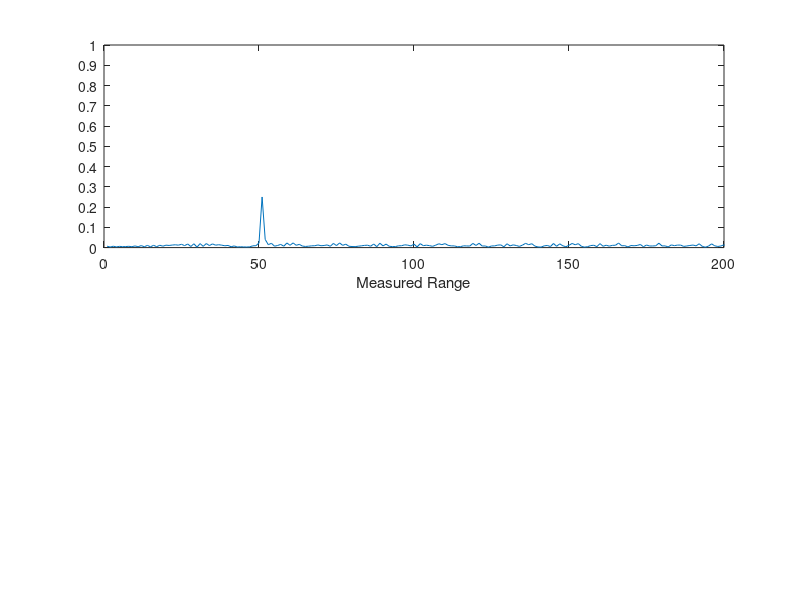
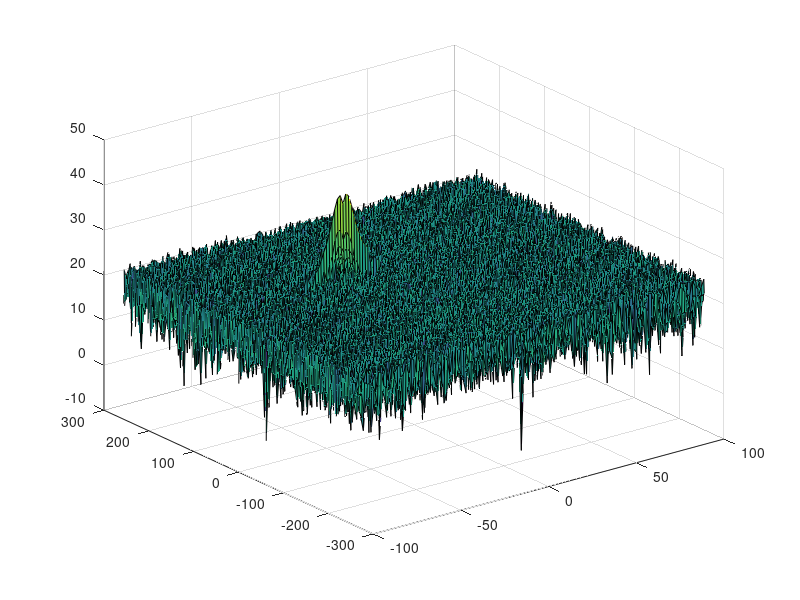
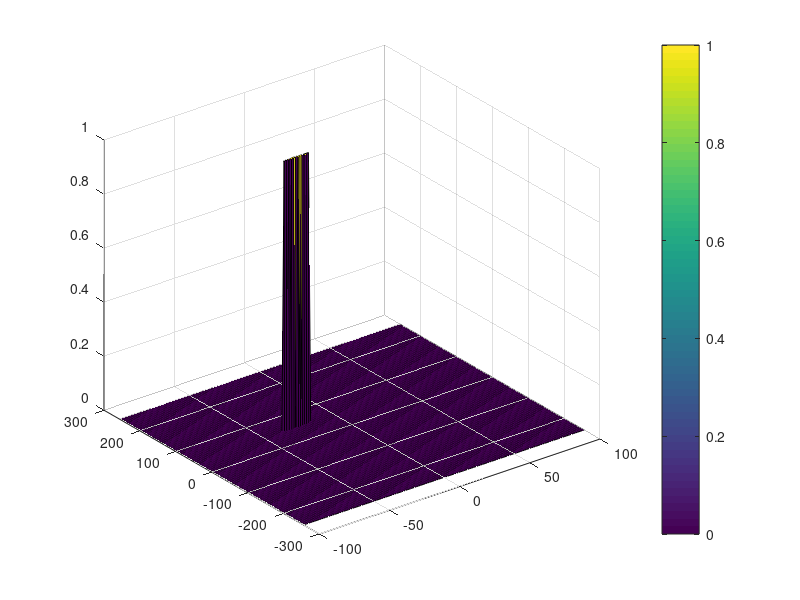

These figures' MATLAB source, in order:
clear all
clc;

%% Radar Specifications 
%%%%%%%%%%%%%%%%%%%%%%%%%%%
% Frequency of operation = 77GHz
% Max Range = 200m
% Range Resolution = 1 m
% Max Velocity = 70 m/s
%%%%%%%%%%%%%%%%%%%%%%%%%%%

%speed of light = 3e8
v_light = 3e8;
% range resolution
r_res = 1;
% max range
r_max = 200;

%% User Defined Range and Velocity of target
% *%TODO* :
% define the target's initial position and velocity. Note : Velocity
% remains contant
 p0 = 50;
 v0 = -30;


%% FMCW Waveform Generation

% *%TODO* :
%Design the FMCW waveform by giving the specs of each of its parameters.
% Calculate the Bandwidth (B), Chirp Time (Tchirp) and Slope (slope) of the FMCW
% chirp using the requirements above.
B = (v_light) / (2*r_res);
Tchirp = (5.5*2*r_max) / (v_light);
slope = B / Tchirp;
disp(slope);

%Operating carrier frequency of Radar 
fc= 77e9;             %carrier freq

                                                          
%The number of chirps in one sequence. Its ideal to have 2^ value for the ease of running the FFT
%for Doppler Estimation. 
Nd=128;                   % #of doppler cells OR #of sent periods % number of chirps

%The number of samples on each chirp. 
Nr=1024;                  %for length of time OR # of range cells

% Timestamp for running the displacement scenario for every sample on each
% chirp
t=linspace(0,Nd*Tchirp,Nr*Nd); %total time for samples


%Creating the vectors for Tx, Rx and Mix based on the total samples input.
Tx=zeros(1,length(t)); %transmitted signal
Rx=zeros(1,length(t)); %received signal
Mix = zeros(1,length(t)); %beat signal

%Similar vectors for range_covered and time delay.
r_t=zeros(1,length(t));
td=zeros(1,length(t));


%% Signal generation and Moving Target simulation
% Running the radar scenario over the time. 

for i=1:length(t)         
    
    % *%TODO* :
    %For each time stamp update the Range of the Target for constant velocity. 
    r_t(i) = p0 + v0*t(i);
    td(i) = (2*r_t(i))/ (v_light);
    
    % *%TODO* :
    %For each time sample we need update the transmitted and
    %received signal. 
    Tx(i) = cos(2*pi*(fc*t(i)+slope*t(i)^2/2));
    Rx(i) = cos(2*pi*(fc*(t(i)-td(i))+slope*((t(i)-td(i))^2)/2));
    
    % *%TODO* :
    %Now by mixing the Transmit and Receive generate the beat signal
    %This is done by element wise matrix multiplication of Transmit and
    %Receiver Signal
    Mix(i) = Tx(i)*Rx(i);
    
end

%% RANGE MEASUREMENT


 % *%TODO* :
%reshape the vector into Nr*Nd array. Nr and Nd here would also define the size of
%Range and Doppler FFT respectively.
Mix = reshape(Mix,[Nr, Nd])

 % *%TODO* :
%run the FFT on the beat signal along the range bins dimension (Nr) and
%normalize.
sig_fft = fft(Mix,Nr)./Nr;

 % *%TODO* :
% Take the absolute value of FFT output
sig_fft = abs(sig_fft);

 % *%TODO* :
% Output of FFT is double sided signal, but we are interested in only one side of the spectrum.
% Hence we throw out half of the samples.
sig_fft = sig_fft(1:(Nr/2));


%plotting the range
figure ('Name','Range from First FFT')
subplot(2,1,1)

 % *%TODO* :
 % plot FFT output 
plot(sig_fft); %grid minor 
 
axis ([0 200 0 1]);
yticks(0:0.1:1);
xlabel('Measured Range');


%% RANGE DOPPLER RESPONSE
% The 2D FFT implementation is already provided here. This will run a 2DFFT
% on the mixed signal (beat signal) output and generate a range doppler
% map.You will implement CFAR on the generated RDM


% Range Doppler Map Generation.

% The output of the 2D FFT is an image that has reponse in the range and
% doppler FFT bins. So, it is important to convert the axis from bin sizes
% to range and doppler based on their Max values.

Mix=reshape(Mix,[Nr,Nd]);

% 2D FFT using the FFT size for both dimensions.
sig_fft2 = fft2(Mix,Nr,Nd);

% Taking just one side of signal from Range dimension.
sig_fft2 = sig_fft2(1:Nr/2,1:Nd);
sig_fft2 = fftshift (sig_fft2);
RDM = abs(sig_fft2);
RDM = 10*log10(RDM) ;

%use the surf function to plot the output of 2DFFT and to show axis in both
%dimensions
doppler_axis = linspace(-100,100,Nd);
range_axis = linspace(-200,200,Nr/2)*((Nr/2)/400);
figure,surf(doppler_axis,range_axis,RDM);

%% CFAR implementation

%Slide Window through the complete Range Doppler Map

% *%TODO* :
%Select the number of Training Cells in both the dimensions.
Tr = 8;
Td = 4;
% *%TODO* :
%Select the number of Guard Cells in both dimensions around the Cell under 
%test (CUT) for accurate estimation
Gr = 6;
Gd = 3;
% *%TODO* :
% offset the threshold by SNR value in dB
offset=1.25;

% *%TODO* :
%Create a vector to store noise_level for each iteration on training cells
noise_level = zeros(1,1);

Tcell = (2*Tr+2*Gr+1)*(2*Td+2*Gd+1) - (2*Gr+1)*(2*Gd+1);

% *%TODO* :
%design a loop such that it slides the CUT across range doppler map by
%giving margins at the edges for Training and Guard Cells.
%For every iteration sum the signal level within all the training
%cells. To sum convert the value from logarithmic to linear using db2pow
%function. Average the summed values for all of the training
%cells used. After averaging convert it back to logarithimic using pow2db.
%Further add the offset to it to determine the threshold. Next, compare the
%signal under CUT with this threshold. If the CUT level > threshold assign
%it a value of 1, else equate it to 0.
for i = 1:(Nr/2-(2*Gr+2*Tr+1))
    for j = 1:(Nd-(2*Gd+2*Td+1))
        % Use RDM[x,y] as the matrix from the output of 2D FFT for implementing
        % CFAR
        noise_level = zeros(1,1);
        for x = i:(i+2*Tr+2*Gr) 
            noise_level = [noise_level, db2pow(RDM(x,(j:(j+ 2*Td+2*Gd))))];     % noise level in linear scale
        end 
        sum_cell = sum(noise_level);
        
        noise_level = zeros(1,1);
        for x = (i+Tr):(i+Tr+2*Gr) 
            noise_level = [noise_level, db2pow(RDM(x,(j+Td):(j+Td+2*Gd)))];     % noise level in linear scale
        end
        sum_guard = sum(noise_level);       % sum of values of guard cells
        sum_train = sum_cell - sum_guard;   % sum of values of training cells
        
        threshold = pow2db(sum_train/Tcell)*offset;     % threshold in logarithm scale
        
        signal = RDM(i+Tr+Gr, j+Td+Gd);     % select only the signal under CUT
        if (signal < threshold) % compare signal under CUT to threshold and assing binary values
            signal = 0;
        else
            signal = 1;
        end    
        
        CFAR(i+Tr+Gr, j+Td+Gd) = signal;    
    end
end
% *%TODO* :
% The process above will generate a thresholded block, which is smaller 
%than the Range Doppler Map as the CUT cannot be located at the edges of
%matrix. Hence,few cells will not be thresholded. To keep the map size same
% set those values to 0. 
for i = 1:(Nr/2)
    for j = 1:Nd
       if (i > (Tr+Gr))& (i < (Nr/2-(Tr+Gr))) & (j > (Td+Gd)) & (j < (Nd-(Td+Gd)))
           continue
       end
       CFAR(i,j) = 0;   % set value to 0 for cells in edge, not thresholded ones
    end
end
% *%TODO* :
%display the CFAR output using the Surf function like we did for Range
%Doppler Response output.
figure,surf(doppler_axis,range_axis,CFAR);
colorbar;


 % Git repos were consulted to see if my code was right and different solutions were found.
 % I have finally updated my code with some ideas that were working better
 % than mines, but changes are small. This was also good to see different
 % approaches to the same issue.
 % https://github.com/RustemIskuzhin/SFND-Radar-Target-Generation-and-Detection/
 % https://github.com/godloveliang/SFND-Radar-Target-Generation-and-Detection-
 